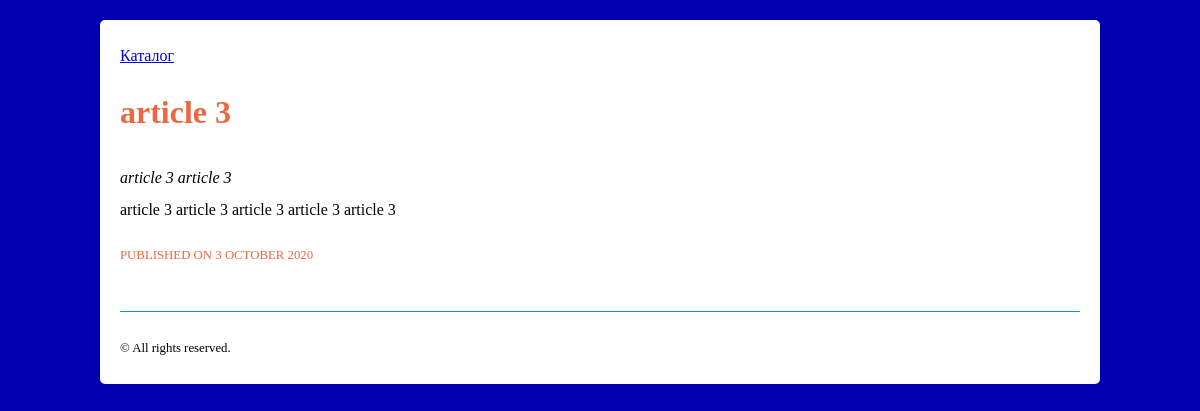
Page /index.php?action=viewArticle&articleId=4 on the committed database.
### tables this page shows
CREATE TABLE `articles` (
  `id` smallint(5) UNSIGNED NOT NULL,
  `publicationDate` date NOT NULL,
  `title` varchar(255) NOT NULL,
  `summary` text NOT NULL,
  `content` mediumtext NOT NULL
);

### classes/Article.php (called while the page is built, shortened)
<?php
class Article
{
  public function __construct( $data=array() ) {
    if ( isset( $data['publicationDate'] ) ) $this->publicationDate = (int) $data['publicationDate'];
    if ( isset( $data['title'] ) ) $this->title = preg_replace ( "/[^\.\,\-\_\'\"\@\?\!\:\$ a-zA-Z0-9()]/", "", $data['title'] );
    if ( isset( $data['summary'] ) ) $this->summary = preg_replace ( "/[^\.\,\-\_\'\"\@\?\!\:\$ a-zA-Z0-9()]/", "", $data['summary'] );
    if ( isset( $data['content'] ) ) $this->content = $data['content'];
  }
  public static function getById( $id ) {
    $connection = new PDO( DB_DSN, DB_USERNAME, DB_PASSWORD );
    $sql = "SELECT *, UNIX_TIMESTAMP(publicationDate) AS publicationDate FROM articles WHERE id = :id";
    $st = $connection->prepare( $sql );
    $st->bindValue( ":id", $id, PDO::PARAM_INT );
    $st->execute();
    $row = $st->fetch();
    if ( $row ) return new Article( $row );
  }
}
?>

### templates/viewArticle.php (the view)
<?php include "templates/include/header.php" ?>
      <h1 style="width: 75%;"><?php echo htmlspecialchars( $results['article']->title )?></h1>
      <div style="width: 75%; font-style: italic;"><?php echo htmlspecialchars( $results['article']->summary )?></div>
      <div style="width: 75%;"><?php echo $results['article']->content?></div>
      <p class="pubDate">Published on <?php echo date('j F Y', $results['article']->publicationDate)?></p>
<?php include "templates/include/footer.php" ?>

### style.css (style rules this page uses)
body { margin: 0; background-color: #0000b0; line-height: 2em; }
h1 { color: #eb6841; margin-bottom: 30px; line-height: 1.2em; }
.pubDate { font-size: .8em; color: #eb6841; text-transform: uppercase; }

### rows in the picture
articles: title "article 3", summary "article 3 article 3", content "article 3 article 3 article 3 article 3 article 3"

### other values in the picture
date('j F Y', $results['article']->publicationDate) "3 OCTOBER 2020"
